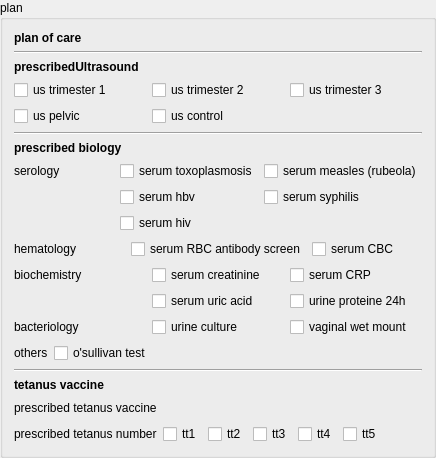
    <widget class="QGroupBox" name="planGroupBox">
     <property name="title">
      <string>plan</string>
     </property>
     <layout class="QVBoxLayout" name="verticalLayout_16">
      <item>
       <layout class="QVBoxLayout" name="planOfCareVerticalLayout">
        <item>
         <widget class="QLabel" name="planPlanOfCareLabel">
          <property name="font">
           <font>
            <weight>75</weight>
            <bold>true</bold>
           </font>
          </property>
          <property name="text">
           <string>plan of care</string>
          </property>
         </widget>
        </item>
        <item>
         <layout class="QHBoxLayout" name="planPlanOfCareTextEditorLayout"/>
        </item>
       </layout>
      </item>
      <item>
       <widget class="Line" name="line_4">
        <property name="orientation">
         <enum>Qt::Horizontal</enum>
        </property>
       </widget>
      </item>
      <item>
       <layout class="QGridLayout" name="prescribedUltrasoundGridLayout">
        <property name="sizeConstraint">
         <enum>QLayout::SetMinimumSize</enum>
        </property>
        <item row="0" column="0">
         <widget class="QLabel" name="prescribedUltrasoundLabel">
          <property name="font">
           <font>
            <weight>75</weight>
            <bold>true</bold>
           </font>
          </property>
          <property name="text">
           <string>prescribedUltrasound</string>
          </property>
         </widget>
        </item>
        <item row="1" column="0">
         <widget class="QCheckBox" name="prescribedUltrasoundTrimester1CheckBox">
          <property name="text">
           <string>us trimester 1</string>
          </property>
         </widget>
        </item>
        <item row="1" column="1">
         <widget class="QCheckBox" name="prescribedUltrasoundTrimester2CheckBox">
          <property name="text">
           <string>us trimester 2</string>
          </property>
         </widget>
        </item>
        <item row="1" column="2">
         <widget class="QCheckBox" name="prescribedUltrasoundTrimester3CheckBox">
          <property name="text">
           <string>us trimester 3</string>
          </property>
         </widget>
        </item>
        <item row="2" column="0">
         <widget class="QCheckBox" name="prescribedUltrasoundPelvicCheckBox">
          <property name="text">
           <string>us pelvic</string>
          </property>
         </widget>
        </item>
        <item row="2" column="1">
         <widget class="QCheckBox" name="prescribedUltrasoundControlCheckBox">
          <property name="text">
           <string>us control</string>
          </property>
         </widget>
        </item>
       </layout>
      </item>
      <item>
       <widget class="Line" name="line_3">
        <property name="orientation">
         <enum>Qt::Horizontal</enum>
        </property>
       </widget>
      </item>
      <item>
       <widget class="QLabel" name="prescribedLabTestTitleLabel">
        <property name="font">
         <font>
          <weight>75</weight>
          <bold>true</bold>
         </font>
        </property>
        <property name="text">
         <string>prescribed biology</string>
        </property>
       </widget>
      </item>
      <item>
       <layout class="QGridLayout" name="serologyGridLayout">
        <item row="0" column="0">
         <widget class="QLabel" name="prescribedLabTestSerologyLabel">
          <property name="text">
           <string>serology</string>
          </property>
         </widget>
        </item>
        <item row="0" column="1">
         <widget class="QCheckBox" name="prescribedToxoplasmosisCheckBox">
          <property name="text">
           <string>serum toxoplasmosis</string>
          </property>
         </widget>
        </item>
        <item row="0" column="2">
         <widget class="QCheckBox" name="prescribedMeaslesCheckBox">
          <property name="text">
           <string>serum measles (rubeola)</string>
          </property>
         </widget>
        </item>
        <item row="1" column="1">
         <widget class="QCheckBox" name="prescribedHepatitisBVirusCheckBox">
          <property name="text">
           <string>serum hbv</string>
          </property>
         </widget>
        </item>
        <item row="1" column="2">
         <widget class="QCheckBox" name="prescribedSyphilisCheckBox">
          <property name="text">
           <string>serum syphilis</string>
          </property>
         </widget>
        </item>
        <item row="2" column="1">
         <widget class="QCheckBox" name="prescribedHIVCheckBox">
          <property name="text">
           <string>serum hiv</string>
          </property>
         </widget>
        </item>
       </layout>
      </item>
      <item>
       <layout class="QGridLayout" name="gridLayout_12">
        <item row="0" column="0">
         <widget class="QLabel" name="prescribedLabTestHematologyLabel">
          <property name="text">
           <string>hematology</string>
          </property>
         </widget>
        </item>
        <item row="0" column="1">
         <widget class="QCheckBox" name="prescribedRBCAntibodyScreenCheckBox">
          <property name="text">
           <string>serum RBC antibody screen</string>
          </property>
         </widget>
        </item>
        <item row="0" column="2">
         <widget class="QCheckBox" name="prescribedCBCCheckBox">
          <property name="text">
           <string>serum CBC</string>
          </property>
         </widget>
        </item>
       </layout>
      </item>
      <item>
       <layout class="QGridLayout" name="gridLayout_13">
        <item row="0" column="0">
         <widget class="QLabel" name="prescribedLabTestBiochemistryLabel">
          <property name="text">
           <string>biochemistry</string>
          </property>
         </widget>
        </item>
        <item row="0" column="1">
         <widget class="QCheckBox" name="prescribedSerumCreatinineCheckBox">
          <property name="text">
           <string>serum creatinine</string>
          </property>
         </widget>
        </item>
        <item row="0" column="2">
         <widget class="QCheckBox" name="prescribedCRPCheckBox">
          <property name="text">
           <string>serum CRP</string>
          </property>
         </widget>
        </item>
        <item row="1" column="1">
         <widget class="QCheckBox" name="prescribedSerumUricAcidCheckBox">
          <property name="text">
           <string>serum uric acid</string>
          </property>
         </widget>
        </item>
        <item row="1" column="2">
         <widget class="QCheckBox" name="prescribedUrineProtein24HourCheckBox">
          <property name="text">
           <string>urine proteine 24h</string>
          </property>
         </widget>
        </item>
       </layout>
      </item>
      <item>
       <layout class="QGridLayout" name="gridLayout_14">
        <item row="0" column="0">
         <widget class="QLabel" name="prescribedLabTestBacteriologyLabel">
          <property name="text">
           <string>bacteriology</string>
          </property>
         </widget>
        </item>
        <item row="0" column="1">
         <widget class="QCheckBox" name="prescribedUrineCultureCheckBox">
          <property name="text">
           <string>urine culture</string>
          </property>
         </widget>
        </item>
        <item row="0" column="2">
         <widget class="QCheckBox" name="vaginalWetMountCheckBox">
          <property name="text">
           <string>vaginal wet mount</string>
          </property>
         </widget>
        </item>
       </layout>
      </item>
      <item>
       <layout class="QGridLayout" name="gridLayout_11">
        <item row="0" column="0">
         <widget class="QLabel" name="prescribedLabTestOtherLabel">
          <property name="text">
           <string>others</string>
          </property>
         </widget>
        </item>
        <item row="0" column="1">
         <widget class="QCheckBox" name="oSullivanCheckBox">
          <property name="text">
           <string>o'sullivan test</string>
          </property>
         </widget>
        </item>
        <item row="0" column="2">
         <spacer name="horizontalSpacer_8">
          <property name="orientation">
           <enum>Qt::Horizontal</enum>
          </property>
          <property name="sizeHint" stdset="0">
           <size>
            <width>40</width>
            <height>20</height>
           </size>
          </property>
         </spacer>
        </item>
       </layout>
      </item>
      <item>
       <widget class="Line" name="line_9">
        <property name="orientation">
         <enum>Qt::Horizontal</enum>
        </property>
       </widget>
      </item>
      <item>
       <widget class="QLabel" name="tetanusVaccineLabel">
        <property name="font">
         <font>
          <weight>75</weight>
          <bold>true</bold>
         </font>
        </property>
        <property name="text">
         <string>tetanus vaccine</string>
        </property>
       </widget>
      </item>
      <item>
       <layout class="QHBoxLayout" name="horizontalLayout_20">
        <item>
         <widget class="QLabel" name="tetanusPrescribedLabel">
          <property name="text">
           <string>prescribed tetanus vaccine</string>
          </property>
         </widget>
        </item>
        <item>
         <layout class="QHBoxLayout" name="tetanusPrescribedLayout"/>
        </item>
        <item>
         <spacer name="horizontalSpacer_10">
          <property name="orientation">
           <enum>Qt::Horizontal</enum>
          </property>
          <property name="sizeHint" stdset="0">
           <size>
            <width>40</width>
            <height>20</height>
           </size>
          </property>
         </spacer>
        </item>
       </layout>
      </item>
      <item>
       <layout class="QHBoxLayout" name="horizontalLayout_21">
        <item>
         <widget class="QLabel" name="tetanusPrescribedNumberLabel">
          <property name="text">
           <string>prescribed tetanus number</string>
          </property>
         </widget>
        </item>
        <item>
         <widget class="QCheckBox" name="tetanus1CheckBox">
          <property name="text">
           <string>tt1</string>
          </property>
         </widget>
        </item>
        <item>
         <widget class="QCheckBox" name="tetanus2CheckBox">
          <property name="text">
           <string>tt2</string>
          </property>
         </widget>
        </item>
        <item>
         <widget class="QCheckBox" name="tetanus3CheckBox">
          <property name="text">
           <string>tt3</string>
          </property>
         </widget>
        </item>
        <item>
         <widget class="QCheckBox" name="tetanus4CheckBox">
          <property name="text">
           <string>tt4</string>
          </property>
         </widget>
        </item>
        <item>
         <widget class="QCheckBox" name="tetanus5CheckBox">
          <property name="text">
           <string>tt5</string>
          </property>
         </widget>
        </item>
        <item>
         <spacer name="horizontalSpacer_9">
          <property name="orientation">
           <enum>Qt::Horizontal</enum>
          </property>
          <property name="sizeHint" stdset="0">
           <size>
            <width>40</width>
            <height>20</height>
           </size>
          </property>
         </spacer>
        </item>
       </layout>
      </item>
     </layout>
    </widget>
